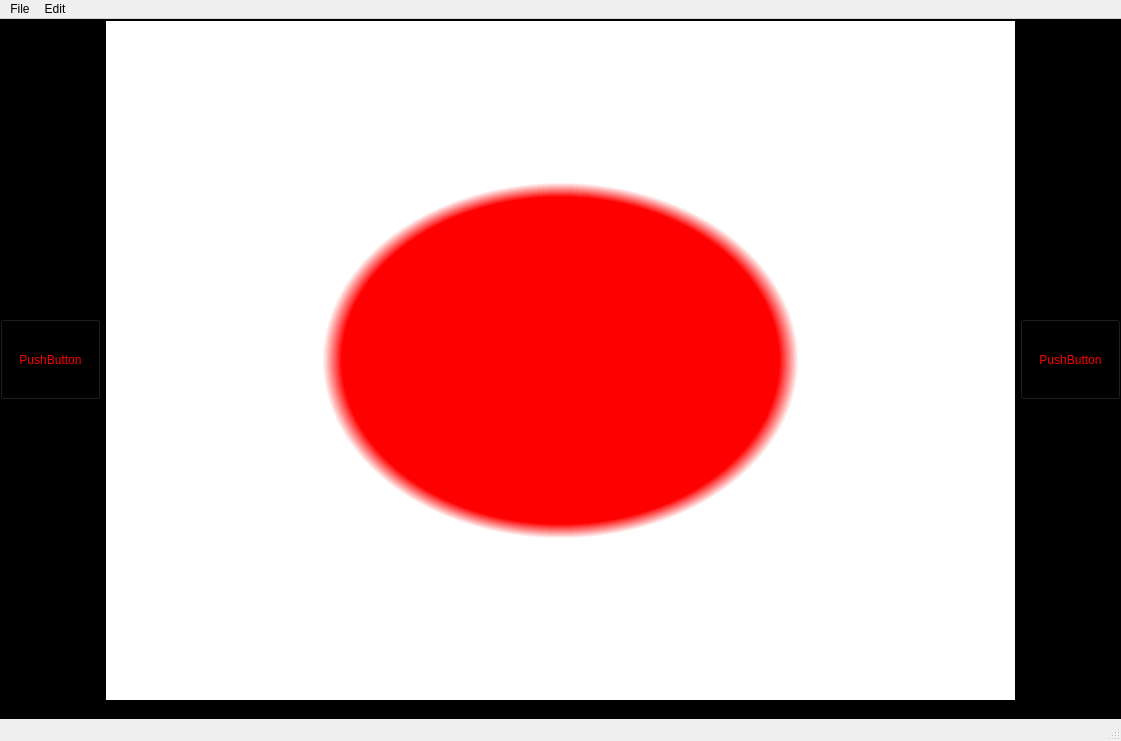
<?xml version="1.0" encoding="UTF-8"?>
<ui version="4.0">
 <class>MainWindow</class>
 <widget class="QMainWindow" name="MainWindow">
  <property name="geometry">
   <rect>
    <x>0</x>
    <y>0</y>
    <width>1121</width>
    <height>741</height>
   </rect>
  </property>
  <property name="minimumSize">
   <size>
    <width>1121</width>
    <height>741</height>
   </size>
  </property>
  <property name="windowTitle">
   <string>MainWindow</string>
  </property>
  <widget class="QWidget" name="centralwidget">
   <property name="minimumSize">
    <size>
     <width>1121</width>
     <height>688</height>
    </size>
   </property>
   <property name="styleSheet">
    <string notr="true">background-color: rgb(0, 0, 0);</string>
   </property>
   <widget class="QPushButton" name="pushButton">
    <property name="geometry">
     <rect>
      <x>0</x>
      <y>300</y>
      <width>101</width>
      <height>81</height>
     </rect>
    </property>
    <property name="styleSheet">
     <string notr="true">color: qlineargradient(spread:pad, x1:0, y1:0, x2:1, y2:0, stop:0 rgba(255, 0, 0, 255), stop:0.166 rgba(255, 255, 0, 255), stop:0.333 rgba(0, 255, 0, 255), stop:0.5 rgba(0, 255, 255, 255), stop:0.666 rgba(0, 0, 255, 255), stop:0.833 rgba(255, 0, 255, 255), stop:1 rgba(255, 0, 0, 255));</string>
    </property>
    <property name="text">
     <string>PushButton</string>
    </property>
   </widget>
   <widget class="QPushButton" name="pushButton_3">
    <property name="geometry">
     <rect>
      <x>1020</x>
      <y>300</y>
      <width>101</width>
      <height>81</height>
     </rect>
    </property>
    <property name="styleSheet">
     <string notr="true">color: qlineargradient(spread:pad, x1:0, y1:0, x2:1, y2:0, stop:0 rgba(255, 0, 0, 255), stop:0.166 rgba(255, 255, 0, 255), stop:0.333 rgba(0, 255, 0, 255), stop:0.5 rgba(0, 255, 255, 255), stop:0.666 rgba(0, 0, 255, 255), stop:0.833 rgba(255, 0, 255, 255), stop:1 rgba(255, 0, 0, 255));</string>
    </property>
    <property name="text">
     <string>PushButton</string>
    </property>
   </widget>
   <widget class="QGraphicsView" name="centerGraphicsDisplay">
    <property name="geometry">
     <rect>
      <x>105</x>
      <y>1</y>
      <width>911</width>
      <height>681</height>
     </rect>
    </property>
    <property name="minimumSize">
     <size>
      <width>911</width>
      <height>681</height>
     </size>
    </property>
    <property name="maximumSize">
     <size>
      <width>911</width>
      <height>681</height>
     </size>
    </property>
    <property name="styleSheet">
     <string notr="true">background-color: qradialgradient(spread:pad, cx:0.5, cy:0.5, radius:0.5, fx:0.5, fy:0.5, stop:0 rgba(255, 0, 0, 255), stop:0.479904 rgba(255, 0, 0, 255), stop:0.522685 rgba(255, 255, 255, 255), stop:1 rgba(255, 255, 255, 255));</string>
    </property>
   </widget>
   <widget class="QLabel" name="label">
    <property name="geometry">
     <rect>
      <x>10</x>
      <y>690</y>
      <width>1101</width>
      <height>21</height>
     </rect>
    </property>
    <property name="text">
     <string>&lt;html&gt;&lt;head/&gt;&lt;body&gt;&lt;p align=&quot;center&quot;&gt;&lt;span style=&quot; font-weight:600;&quot;&gt;File location or event number here&lt;/span&gt;&lt;/p&gt;&lt;/body&gt;&lt;/html&gt;</string>
    </property>
   </widget>
  </widget>
  <widget class="QMenuBar" name="menubar">
   <property name="geometry">
    <rect>
     <x>0</x>
     <y>0</y>
     <width>1121</width>
     <height>28</height>
    </rect>
   </property>
   <widget class="QMenu" name="menuFile">
    <property name="title">
     <string>File</string>
    </property>
    <addaction name="actionOpen"/>
    <addaction name="actionSave"/>
   </widget>
   <widget class="QMenu" name="menuEdit">
    <property name="title">
     <string>Edit</string>
    </property>
    <addaction name="actionUndo"/>
   </widget>
   <addaction name="menuFile"/>
   <addaction name="menuEdit"/>
  </widget>
  <widget class="QStatusBar" name="statusbar"/>
  <action name="actionOpen">
   <property name="text">
    <string>Open</string>
   </property>
  </action>
  <action name="actionSave">
   <property name="text">
    <string>Save</string>
   </property>
  </action>
  <action name="actionUndo">
   <property name="text">
    <string>Undo</string>
   </property>
  </action>
 </widget>
 <resources/>
 <connections/>
</ui>
